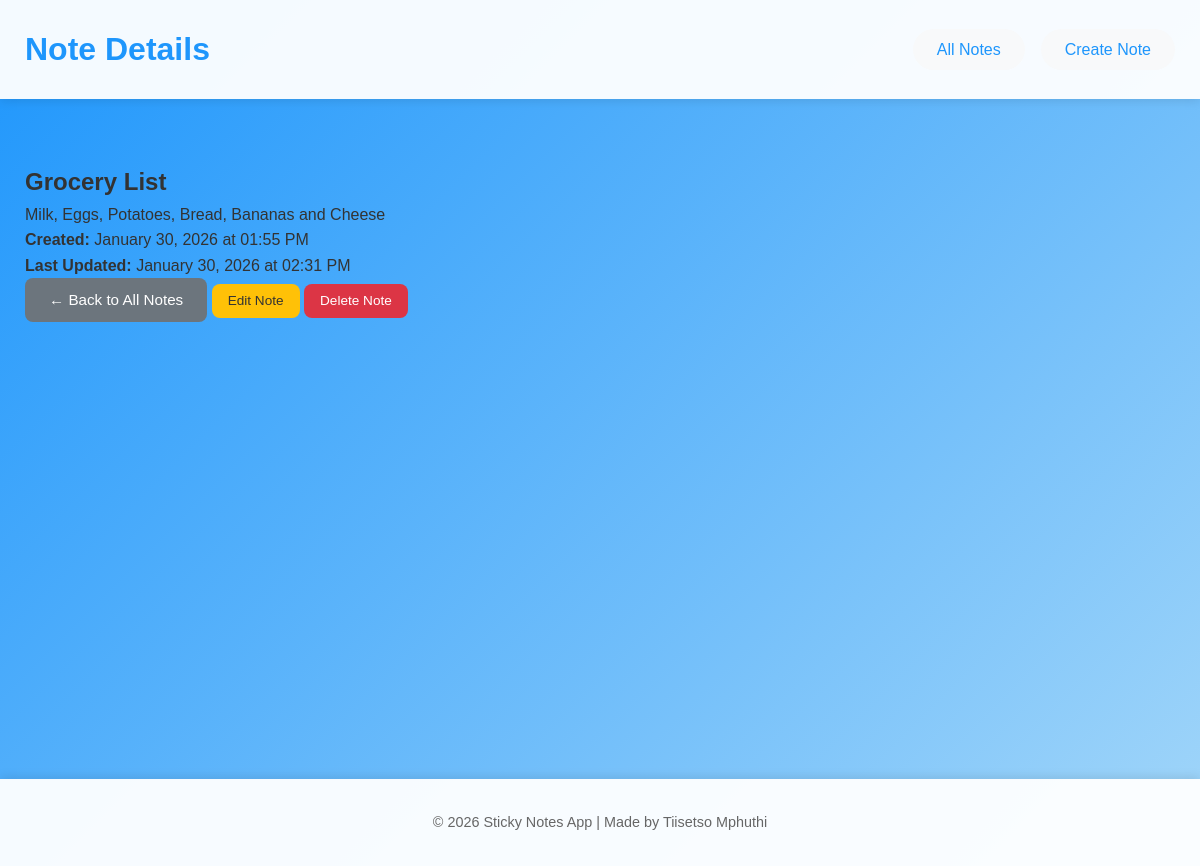
Page /note/2/ on the committed database.
### notes/models.py (models this page shows, shortened)
class Note(models.Model):
    title = models.CharField(max_length=200, blank=False, null=False)
    content = models.TextField(blank=True, null=False)
    created_at = models.DateTimeField(auto_now_add=True)
    updated_at = models.DateTimeField(auto_now=True)
    class Meta:
        ordering = ['-created_at']

### notes/views.py (the view)
# urls.py: path('note/<int:pk>/', views.note_detail, name='note_detail'),
def note_detail(request, pk):
    note = get_object_or_404(Note, pk=pk)
    context = {
        'note': note,
    }
    return render(request, 'notes/note_detail.html', context)

### notes/templates/notes/note_detail.html (shortened to what this page needs)
{% extends 'base.html' %}
{% block header %}Note Details{% endblock %}
{% block content %}
<div class="note-detail-container">
    <div class="note-detail-card">
        <div class="note-detail-header">
            <h2>{{ note.title }}</h2>
        </div>
        <div class="note-detail-content">
            <p>{{ note.content|linebreaks }}</p>
        </div>
        <div class="note-detail-meta">
            <p><strong>Created:</strong> {{ note.created_at|date:"F d, Y \a\t h:i A" }}</p>
            <p><strong>Last Updated:</strong> {{ note.updated_at|date:"F d, Y \a\t h:i A" }}</p>
        </div>
        <div class="note-detail-actions">
            <a href="{% url 'note_list' %}" class="btn btn-secondary">← Back to All Notes</a>
            <a href="{% url 'note_update' pk=note.pk %}" class="btn btn-edit">Edit Note</a>
            <a href="{% url 'note_delete' pk=note.pk %}" class="btn btn-delete" onclick="return confirm('Are you sure you want to delete this note?');">Delete Note</a>
        </div>
    </div>
</div>
{% endblock %}

### notes/static/notes/styles.css (style rules this page uses)
* { margin: 0; padding: 0; box-sizing: border-box; }
body { font-family: Arial, Helvetica, sans-serif; background: linear-gradient(135deg, #1e96fc 0%, #a2d6f9 100%); min-height: 100vh; color: #333; line-height: 1.6; }
.btn { display: inline-block; padding: 0.6rem 1.5rem; border-radius: 8px; text-decoration: none; font-weight: 500; transition: all 0.3s ease; cursor: pointer; border: none; font-size: 0.95rem; text-align: center; }
.btn-secondary { background: #6c757d; color: white; }
.btn-edit { background: #ffc107; color: #333; font-size: 0.85rem; padding: 0.4rem 1rem; }
.btn-delete { background: #dc3545; color: white; font-size: 0.85rem; padding: 0.4rem 1rem; }

### rows in the picture
Note: title "Grocery List", content "Milk, Eggs, Potatoes, Bread, Bananas and Cheese", created_at "January 30, 2026 at 01:55 PM", updated_at "January 30, 2026 at 02:31 PM"
